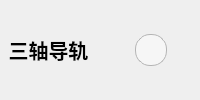
            <widget class="QWidget" name="widget_4" native="true">
             <property name="sizePolicy">
              <sizepolicy hsizetype="Preferred" vsizetype="Minimum">
               <horstretch>0</horstretch>
               <verstretch>0</verstretch>
              </sizepolicy>
             </property>
             <property name="minimumSize">
              <size>
               <width>0</width>
               <height>0</height>
              </size>
             </property>
             <property name="maximumSize">
              <size>
               <width>16777215</width>
               <height>16777215</height>
              </size>
             </property>
             <layout class="QGridLayout" name="gridLayout_12">
              <property name="leftMargin">
               <number>0</number>
              </property>
              <property name="topMargin">
               <number>0</number>
              </property>
              <property name="rightMargin">
               <number>0</number>
              </property>
              <property name="bottomMargin">
               <number>0</number>
              </property>
              <item row="0" column="1">
               <widget class="QWidget" name="widget_16" native="true">
                <layout class="QGridLayout" name="gridLayout_26">
                 <property name="leftMargin">
                  <number>0</number>
                 </property>
                 <property name="topMargin">
                  <number>0</number>
                 </property>
                 <property name="rightMargin">
                  <number>0</number>
                 </property>
                 <property name="bottomMargin">
                  <number>0</number>
                 </property>
                 <property name="spacing">
                  <number>0</number>
                 </property>
                 <item row="0" column="0">
                  <widget class="QLabel" name="labelRailStatusLight">
                   <property name="styleSheet">
                    <string notr="true">background-color: rgb(246, 246, 246);
border-width: 1px;
border-radius: 3px;
border-style:solid;
border-color: #b4b4b4;

min-width:  30px;
max-width:  30px;
min-height: 30px;
max-height: 30px;
border-radius: 15px;</string>
                   </property>
                   <property name="text">
                    <string/>
                   </property>
                  </widget>
                 </item>
                </layout>
               </widget>
              </item>
              <item row="0" column="0">
               <widget class="QLabel" name="label_21">
                <property name="font">
                 <font>
                  <pointsize>15</pointsize>
                  <bold>true</bold>
                 </font>
                </property>
                <property name="styleSheet">
                 <string notr="true">color: rgb(0, 0, 0);</string>
                </property>
                <property name="text">
                 <string>三轴导轨</string>
                </property>
                <property name="alignment">
                 <set>Qt::AlignCenter</set>
                </property>
               </widget>
              </item>
             </layout>
            </widget>
